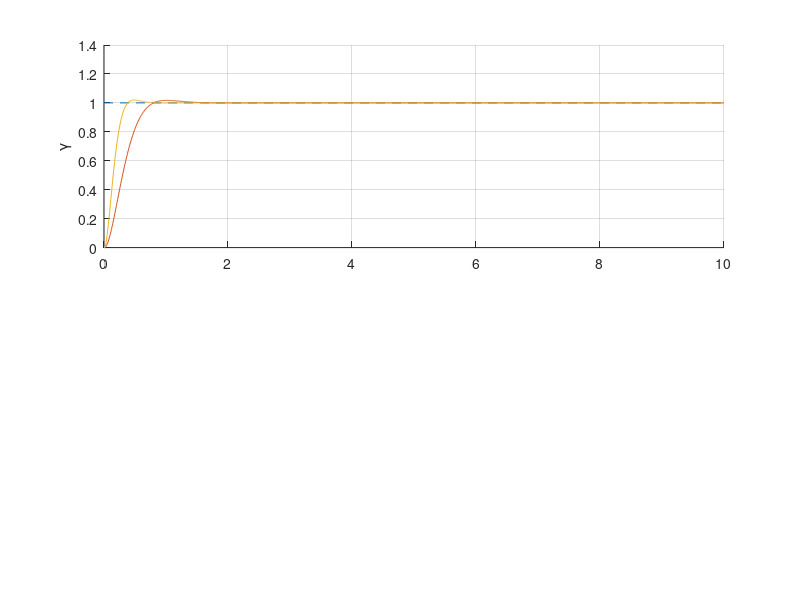

Here is the MATLAB script that generated this plot:

clear; clc;

omega_n_mu = 5;
zeta_mu = 0.8;
omega_n_gamma = 10;
zeta_gamma = 0.8;

dt = 0.01;
time = 0:dt:10;

x = zeros(length(time),4);
mu_r = 1;
gamma_r = 1;

for k = 2:length(time)
    
    mu = x(k-1,1);
    gamma = x(k-1,2);
    mu_dot = x(k-1,3);
    gamma_dot = x(k-1,4);
    mu_dot_dot = omega_n_mu * (omega_n_mu * (mu_r - mu) - 2 * zeta_mu * mu_dot);
    gamma_dot_dot = omega_n_gamma * (omega_n_gamma * (gamma_r - gamma) - 2 * zeta_gamma * gamma_dot);
    
    d_x = [mu_dot,gamma_dot,mu_dot_dot,gamma_dot_dot];
    x(k,:) = x(k-1,:) + d_x * dt;
    
end

figure('color','w');
subplot(2,1,1); hold on; grid on;
plot([time(1),time(end)],[mu_r,mu_r],'--')
plot(time',x(:,1))
% ylabel('\mu')
% subplot(2,1,2); hold on; grid on;
% plot([time(1),time(end)],[gamma_cmd,gamma_cmd],'--')
plot(time',x(:,2))
ylabel('\gamma')
